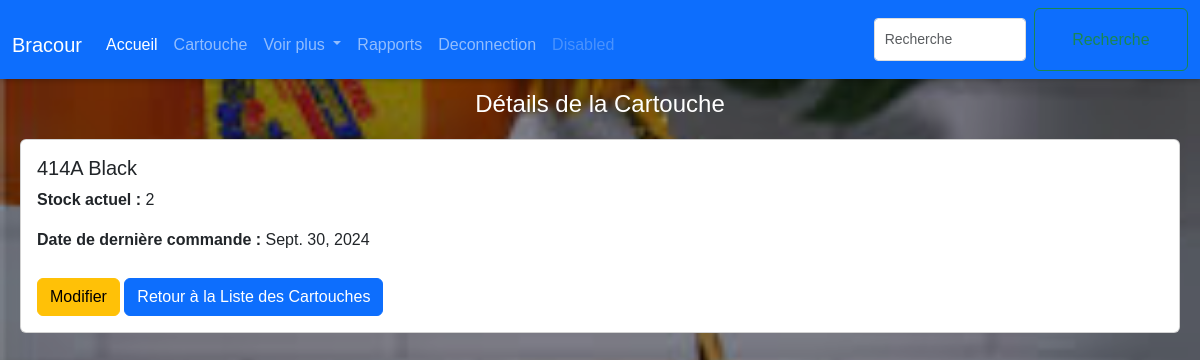
The page /cartouche/7/ (signed in) on the database its author committed.
### cartouches/models.py (models this page shows, shortened)
class CartoucheModel(models.Model):
    nom = models.CharField(max_length=100, unique=True)
    stock_actuel = models.PositiveIntegerField(default=0)
    date_derniere_commande = models.DateField(null=True, blank=True)

### cartouches/views.py (the view)
# urls.py: path('cartouche/<int:pk>/', detail_cartouche, name='detail_cartouche'),
@login_required(login_url='connect_name')
def detail_cartouche(request, pk):
    cartouche = get_object_or_404(CartoucheModel, pk=pk)
    return render(request, 'cartouches/detail_cartouche_test.html', {'cartouche': cartouche})

### cartouches/templates/cartouches/detail_cartouche_test.html
{% extends "cartouches/base2.html" %}
{% block liste%}
    <h1>Détails de la Cartouche</h1>
    <div class="card">
        <div class="card-body">
            <h5 class="card-title">{{ cartouche.nom }}</h5>
            <p class="card-text"><strong>Stock actuel :</strong> {{ cartouche.stock_actuel }}</p>
            <p class="card-text"><strong>Date de dernière commande :</strong> {{ cartouche.date_derniere_commande }}</p>
            <a href="{% url 'update_cartouche' cartouche.pk %}" class="btn btn-warning">Modifier</a>
            <a href="{% url 'list_cartouches' %}" class="btn btn-primary">Retour à la Liste des Cartouches</a>
        </div>
    </div>
{% endblock %}

### static/css/basestyle.css (style rules this page uses)
body { margin: 0; padding: 0; font-family: Arial, sans-serif; background: url('/static/images/images2.jpg') no-repeat center center fixed; background-size: cover; overflow-x: hidden; }
body::before { content: ''; position: fixed; top: 0; left: 0; width: 100%; height: 100%; background: rgba(0, 0, 0, 0.4); z-index: -1; }
h1 { font-size: 24px; margin: 20px 0; text-align: center; }
a { text-decoration: none; color: #007bff; display: block; text-align: center; margin-top: 10px; }

### rows shown on the page
CartoucheModel: nom "414A Black", stock_actuel "2", date_derniere_commande "Sept. 30, 2024"
